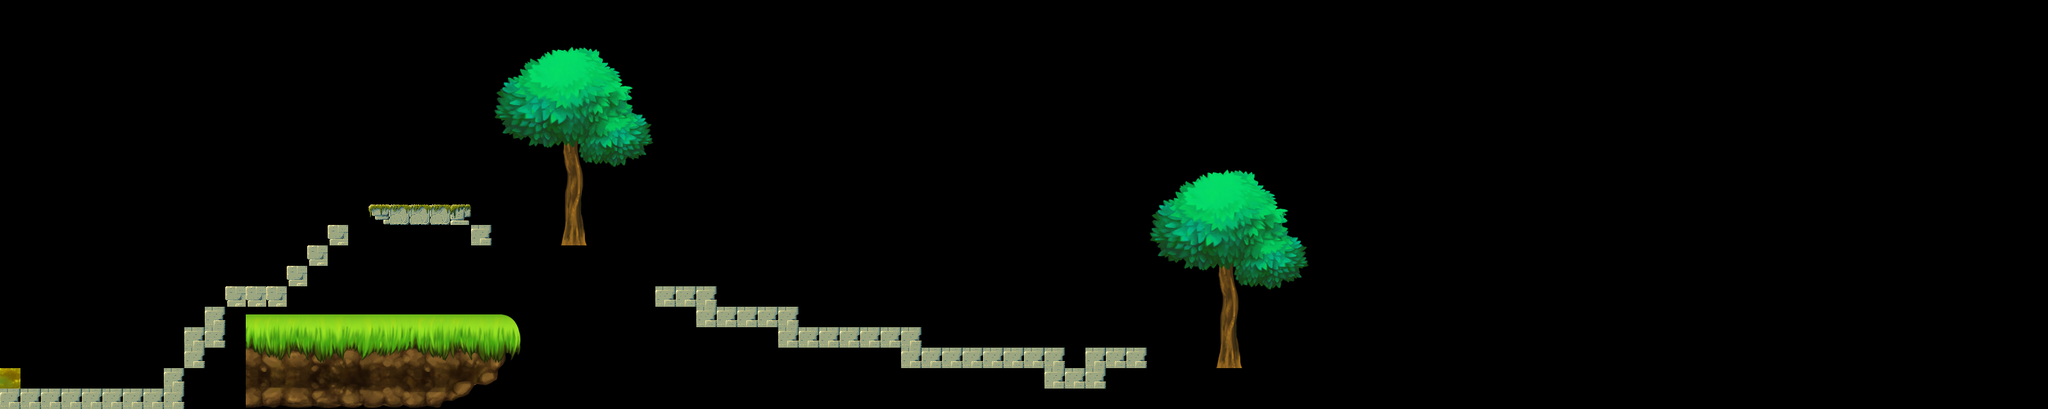

Rendered tile map (Tiled .tmx) drawn with the repository's tilesets; below, a short description and the map source with its tile grids summarised:
An orthogonal 100x20 tile map with 32x32 px tiles, 1 tile layer (walls), 2 tilesets.

<map version="1.0" orientation="orthogonal" width="100" height="20" tilewidth="32" tileheight="32">
 <tileset firstgid="1" name="JnRTiles" tilewidth="32" tileheight="32">
  <image source="JnRTiles.png" width="576" height="32" />
 </tileset>
 <tileset firstgid="19" name="Spritesheet" tilewidth="32" tileheight="32">
  <image source="Spritesheet.png" width="1792" height="1792" />
 </tileset>
 <layer name="walls" width="100" height="20">
  <data>[2000 cells, 354 non-empty, 200 distinct tile ids]</data>
 </layer>
</map>
